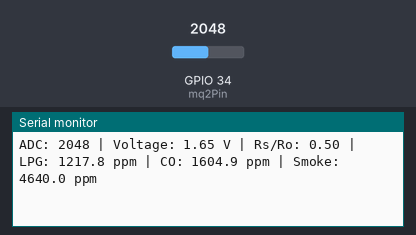
A sketch run on a simulated ESP32. On the bench: the last lines printed to the serial monitor. Inputs (shaded band) come from the test bench; at power-on: GPIO 34 (mq2Pin) = 2048.

Above: at 2.8 s.
2.9 s: GPIO 34 (mq2Pin) set to 0
At 4.4 s:
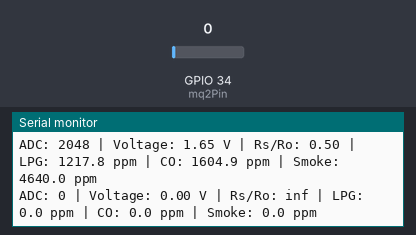
7.5 s: GPIO 34 (mq2Pin) set to 491
At 8.8 s:
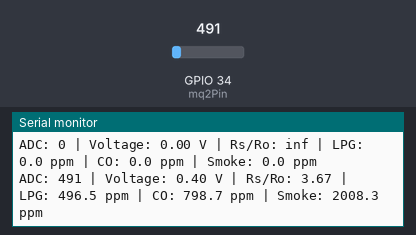

Measured:
- after the input at 2.9 s, the serial monitor: prints a new line after 1.1 s (image 1)
- after the input at 7.5 s, the serial monitor: prints a new line after 0.51 s (image 2)

The sketch:

mq2_sensor_connetion.ino
```cpp
const int mq2Pin = 34;  // Analog pin connected to AO
const float RL = 5.0;   // Load resistance in kilo ohms
const float Ro = 10.0;  // Ro value (clean air resistance). Needs calibration!

void setup() {
  Serial.begin(115200);
}

void loop() {
  int adcValue = analogRead(mq2Pin);
  float voltage = adcValue * (3.3 / 4095.0);  // 12-bit ADC
  float Rs = ((3.3 - voltage) / voltage) * RL;  // Calculate Rs
  float ratio = Rs / Ro;

  // Estimate ppm using log-log equation from datasheet graph
  float ppmLPG = pow(10, ((-0.45) * log10(ratio)) + 2.95);
  float ppmCO = pow(10, ((-0.35) * log10(ratio)) + 3.1);
  float ppmSmoke = pow(10, ((-0.42) * log10(ratio)) + 3.54);

  Serial.print("ADC: "); Serial.print(adcValue);
  Serial.print(" | Voltage: "); Serial.print(voltage, 2);
  Serial.print(" V | Rs/Ro: "); Serial.print(ratio, 2);
  Serial.print(" | LPG: "); Serial.print(ppmLPG, 1);
  Serial.print(" ppm | CO: "); Serial.print(ppmCO, 1);
  Serial.print(" ppm | Smoke: "); Serial.print(ppmSmoke, 1);
  Serial.println(" ppm");

  delay(2000);
}
```
